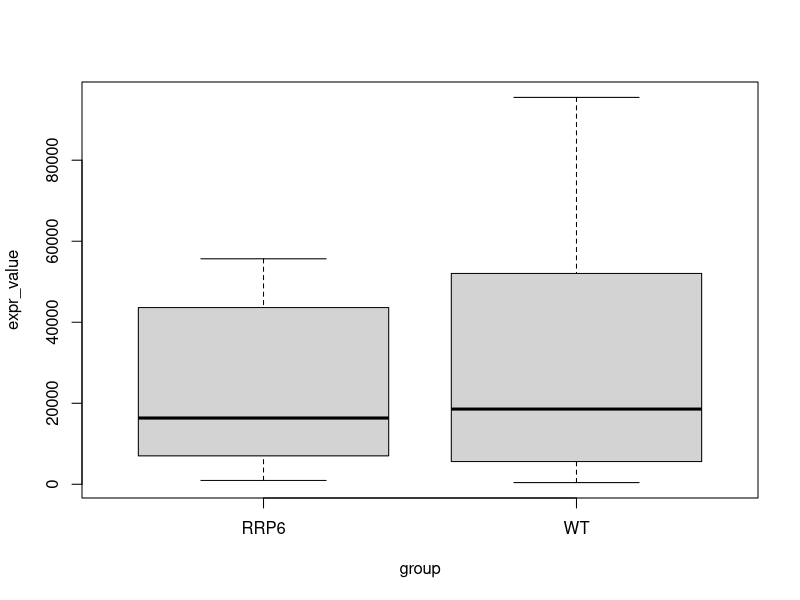

This chart was generated by the following R code:
## ---- chunk 1
matrix(
  1:8, ncol = 2,
  dimnames = list( # provide a list to name the matrix
    paste0("r", 1:4), paste0("c", 1:2)
  )
)
## ---- chunk 2
expr_data <- read.table(
  file = "read-counts.csv",  # replace the path with your own
  header = TRUE, sep = ",", row.names = 1
)
## ---- chunk 3
info_expr <- list(
  "col_names" = colnames(expr_data),
  "row_names" = rownames(expr_data),
  "dimension" = dim(expr_data),
  "sum_sample" = colSums(expr_data),
  "avg_gene" = rowMeans(expr_data)
)
info_expr
## ---- chunk 4
median(info_expr[["avg_gene"]])
## ---- chunk 5
summary(info_expr[["sum_sample"]])
## ---- chunk 6
## extract the TOS6 expression for each group
expr_wt <- unlist(expr_data["TOS6", paste0("WT.", 1:10)])
expr_wt
expr_rrp6 <- unlist(expr_data["TOS6", paste0("RRP6.", 1:10)])
expr_rrp6

## calculate the log2FC
log2fc <- log2(mean(expr_rrp6)/mean(expr_wt))
log2fc
## ---- chunk 7
## perform wilcoxon test
res_wilcox <- wilcox.test(expr_wt, expr_rrp6)

## check results structure
str(res_wilcox)

## verify the names of elements in the list
names(res_wilcox)

## extract the p-value
res_wilcox[["p.value"]]
## ---- chunk 8
## built a data frame for the boxplot
expr_tos6 <- data.frame(
  expr_value = c(expr_wt, expr_rrp6),
  group = rep(c("WT", "RRP6"), each = length(expr_wt))
)
## draw the boxplot
boxplot(expr_value ~ group, data = expr_tos6)
